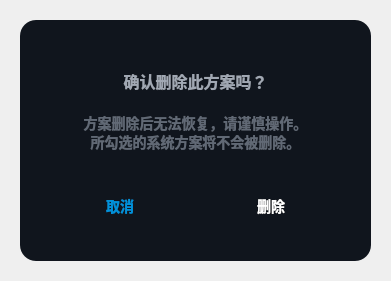
<?xml version="1.0" encoding="UTF-8"?>
<ui version="4.0">
 <class>DelReset</class>
 <widget class="QWidget" name="DelReset">
  <property name="geometry">
   <rect>
    <x>0</x>
    <y>0</y>
    <width>391</width>
    <height>281</height>
   </rect>
  </property>
  <property name="windowTitle">
   <string>Form</string>
  </property>
  <property name="styleSheet">
   <string notr="true"/>
  </property>
  <layout class="QGridLayout" name="gridLayout">
   <property name="leftMargin">
    <number>20</number>
   </property>
   <property name="topMargin">
    <number>20</number>
   </property>
   <property name="rightMargin">
    <number>20</number>
   </property>
   <property name="bottomMargin">
    <number>20</number>
   </property>
   <property name="spacing">
    <number>0</number>
   </property>
   <item row="0" column="0">
    <widget class="QFrame" name="frame">
     <property name="minimumSize">
      <size>
       <width>351</width>
       <height>241</height>
      </size>
     </property>
     <property name="maximumSize">
      <size>
       <width>351</width>
       <height>241</height>
      </size>
     </property>
     <property name="styleSheet">
      <string notr="true">background-color: #10151D;
border-radius:16px;</string>
     </property>
     <property name="frameShape">
      <enum>QFrame::StyledPanel</enum>
     </property>
     <property name="frameShadow">
      <enum>QFrame::Raised</enum>
     </property>
     <widget class="QPushButton" name="pBt_exit">
      <property name="geometry">
       <rect>
        <x>310</x>
        <y>10</y>
        <width>31</width>
        <height>31</height>
       </rect>
      </property>
      <property name="minimumSize">
       <size>
        <width>31</width>
        <height>31</height>
       </size>
      </property>
      <property name="maximumSize">
       <size>
        <width>31</width>
        <height>31</height>
       </size>
      </property>
      <property name="styleSheet">
       <string notr="true">QPushButton
{
	border-radius:0px;
	border-image: url(:/Skin/Images/Popup/close-no.png);
	background:transparent;
}
QPushButton:hover
{
	border-image: url(:/Skin/Images/Popup/close-ho.png);
}
</string>
      </property>
      <property name="text">
       <string/>
      </property>
     </widget>
     <widget class="QLabel" name="lab_1">
      <property name="geometry">
       <rect>
        <x>0</x>
        <y>50</y>
        <width>351</width>
        <height>21</height>
       </rect>
      </property>
      <property name="minimumSize">
       <size>
        <width>51</width>
        <height>21</height>
       </size>
      </property>
      <property name="maximumSize">
       <size>
        <width>16777215</width>
        <height>21</height>
       </size>
      </property>
      <property name="styleSheet">
       <string notr="true">color: #A1A8B3;
font-family: &quot;Noto Sans S Chinese&quot;; font-weight: 500;
font-size: 16px;
background-color:transparent;
</string>
      </property>
      <property name="text">
       <string>确认删除此方案吗？</string>
      </property>
      <property name="alignment">
       <set>Qt::AlignCenter</set>
      </property>
     </widget>
     <widget class="QLabel" name="lab_2">
      <property name="geometry">
       <rect>
        <x>0</x>
        <y>92</y>
        <width>351</width>
        <height>21</height>
       </rect>
      </property>
      <property name="styleSheet">
       <string notr="true">color: #616975;
font-family: &quot;Noto Sans S Chinese&quot;; font-weight: 500;
font-size: 14px;
background-color:transparent;
</string>
      </property>
      <property name="text">
       <string>方案删除后无法恢复，请谨慎操作。</string>
      </property>
      <property name="alignment">
       <set>Qt::AlignCenter</set>
      </property>
     </widget>
     <widget class="QPushButton" name="pBt_ok">
      <property name="geometry">
       <rect>
        <x>199</x>
        <y>171</y>
        <width>104</width>
        <height>30</height>
       </rect>
      </property>
      <property name="minimumSize">
       <size>
        <width>104</width>
        <height>30</height>
       </size>
      </property>
      <property name="maximumSize">
       <size>
        <width>104</width>
        <height>30</height>
       </size>
      </property>
      <property name="styleSheet">
       <string notr="true">QPushButton
{
	font-family: &quot;Noto Sans S Chinese&quot;; font-weight: 500;
	font-size: 14px;
	color: #FFFFFF;

	background:transparent;
	border-image: url(:/Skin/Images/Popup/confirm-no.png);
}
QPushButton:hover
{
	border-image: url(:/Skin/Images/Popup/confirm-ho.png);
}</string>
      </property>
      <property name="text">
       <string>删除</string>
      </property>
     </widget>
     <widget class="QPushButton" name="pBt_close">
      <property name="geometry">
       <rect>
        <x>48</x>
        <y>171</y>
        <width>104</width>
        <height>30</height>
       </rect>
      </property>
      <property name="minimumSize">
       <size>
        <width>104</width>
        <height>30</height>
       </size>
      </property>
      <property name="maximumSize">
       <size>
        <width>104</width>
        <height>30</height>
       </size>
      </property>
      <property name="styleSheet">
       <string notr="true">QPushButton
{
	font-family: &quot;Noto Sans S Chinese&quot;; font-weight: 500;
	font-size: 14px;
	color: #0091DA;

	background:transparent;
	border-image: url(:/Skin/Images/Popup/cancel-no.png);
}
QPushButton:hover
{
	border-image: url(:/Skin/Images/Popup/cancel-ho.png);
}</string>
      </property>
      <property name="text">
       <string>取消</string>
      </property>
     </widget>
     <widget class="QLabel" name="lab_del_warn">
      <property name="geometry">
       <rect>
        <x>0</x>
        <y>111</y>
        <width>351</width>
        <height>21</height>
       </rect>
      </property>
      <property name="styleSheet">
       <string notr="true">color: #616975;
font-family: &quot;Noto Sans S Chinese&quot;; font-weight: 500;
font-size: 14px;
background-color:transparent;
</string>
      </property>
      <property name="text">
       <string>所勾选的系统方案将不会被删除。</string>
      </property>
      <property name="alignment">
       <set>Qt::AlignCenter</set>
      </property>
     </widget>
    </widget>
   </item>
  </layout>
 </widget>
 <resources/>
 <connections/>
</ui>
